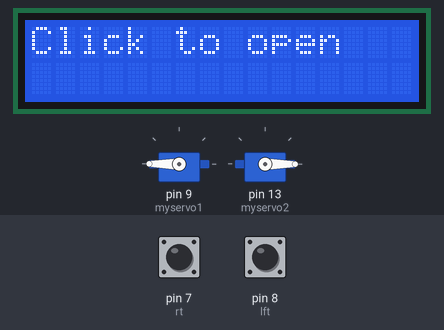
Bench run of a sketch on a simulated Arduino Uno, built with avr-gcc and run on an emulated ATmega328P. Parts: 16×2 character LCD, 2 × servo. Inputs (shaded band) come from the test bench; at power-on: pin 7 (rt) HIGH, pin 8 (lft) HIGH.

Above: at 1.2 s.
1.3 s: pin 7 (rt) pulled LOW for 0.15 s
At 1.9 s:
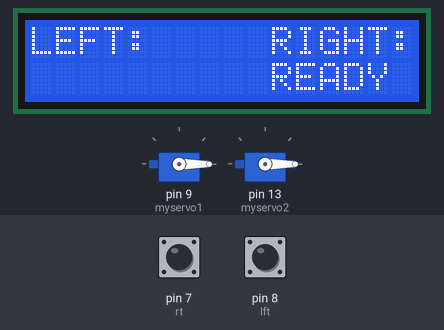
2.9 s: pin 8 (lft) pulled LOW for 0.15 s
At 3.7 s:
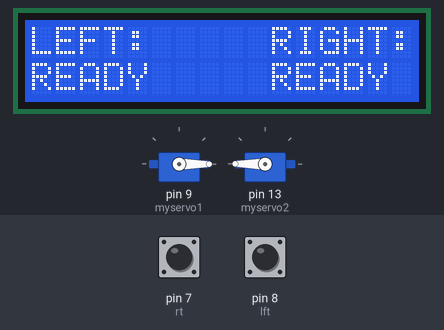
6.0 s: pin 7 (rt) pulled LOW for 3.2 s
At 9.8 s:
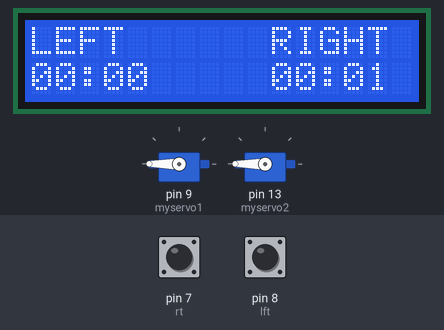
12.2 s: pin 8 (lft) pulled LOW for 1 s
At 13.8 s:
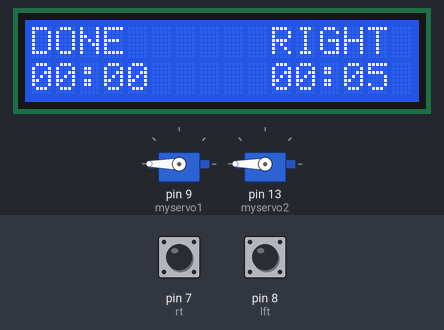
16.2 s: pin 7 (rt) pulled LOW for 1 s
At 16.9 s:
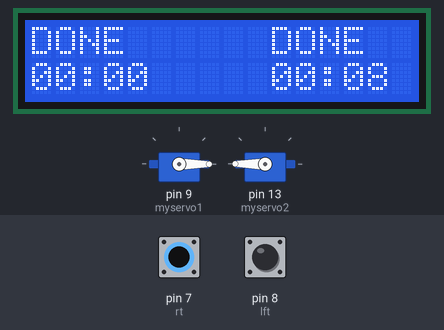
Timing chart, 0 to 19.2 s (numbered marks = the images above; inputs shaded):
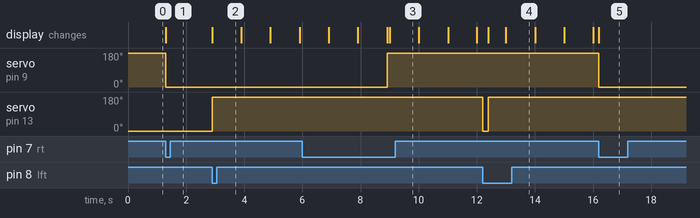

The sketch:

HackGT.ino
```cpp
/*
HackGT 9 Code
*/

// include the library code:
#include <LiquidCrystal.h>
#include <Servo.h>
// initialize the library by associating any needed LCD interface pin
// with the arduino pin number it is connected to
const int rs = 12, en = 11, d4 = 5, d5 = 4, d6 = 3, d7 = 2, lft = 8, rt = 7;
LiquidCrystal lcd(rs, en, d4, d5, d6, d7);
Servo myservo1;
Servo myservo2;

void setup() {
  // set up the LCD's number of columns and rows:
  lcd.begin(16, 2);
  pinMode(lft, INPUT_PULLUP);                 //Setup button pins
  pinMode(rt, INPUT_PULLUP);
  myservo1.attach(9);                        //Setup Servo pins
  myservo1.write(180);
  myservo2.attach(13);
  myservo2.write(0);
  lcd.setCursor(0,0);                         //Prints opening message when arduino is powered
  lcd.print("Click to open");
}

void loop() {
  boolean rightClicked;                       //Variables right and left Clicked
  boolean leftClicked;                        //tell when to read buttons based on if button already clicked
  startPage(rightClicked, leftClicked);       //calls start page method which prints to lcd
}


void startPage(boolean rightClicked, boolean leftClicked) {
                                              //If either button is clicked, executes if block
  if(digitalRead(rt) == 0 || digitalRead(lft) == 0) {
    rightClicked = (digitalRead(rt) == 0);    //determines whether the right button was clicked
    leftClicked = !rightClicked;              //if right was clicked, right was not clicked (practically for speed of transmission)
    lcd.clear();                              //clears display
    lcd.print("LEFT:");                       //following lines set display
    lcd.setCursor(10,0);
    lcd.print("RIGHT:");
    if(rightClicked) {                        //if right was clicked, prints 'ready' under right
      myservo1.write(0);
      lcd.setCursor(10,1);
      lcd.print("READY");
    } else {                                  //if left was clicked, 'ready under left
      lcd.setCursor(0,1);
      lcd.print("READY");
      myservo2.write(180);
    }
    readyPage(rightClicked, leftClicked);     //calls to ready page with values of left and right clicked
  }
}
void readyPage(boolean rightClicked, boolean leftClicked) {
 while(true) {                                //infinite loop checks for left to be clicked
  if(rightClicked) {
     if (digitalRead(lft) == 0) {
          lcd.setCursor(0,1);                 //prints 'ready'
          lcd.print("READY");
          myservo2.write(180);
          break;                              //moves motor to open position
     }
   } else {
     if (digitalRead(rt) == 0) {              //checks for right to be clicked
          lcd.setCursor(10,1);
          lcd.print("READY");                 //prints 'ready'
          myservo1.write(0);
          break;                              //moves motor to open position

     }
   }
 }
 delay(1000);                                 //delays 1 second before five second countdown
 lcd.setCursor(7,0);
 int n;
 for(n = 5; n >0; n--) {
  lcd.print(n);
  lcd.setCursor(7,0);
  delay(1000);
 }                                            //five second count down complete
lcd.clear();
lcd.setCursor(0,0);                           //clears and prints 'click when ready'
lcd.print("CLICK WHEN READY");

int num = 0;                                  //variable checks to see how many of right and left have been clicked
int inicior = 0;                              //initial timestamp when right clicked
int iniciol = 0;                              //initial timestamp when left clicked
int tiempor;                                  //incremented time for right clock
int tiempol;                                  //incremented time for left clock
boolean rc = false;                           //tells whether right has been clicked
boolean lc = false;                           //tells whether left has been clicked
boolean rightDone = false;
boolean leftDone = false;
while(true) {
  tiempor = (millis()/1000 - inicior);        //sets the right clock time to current computer time - initial right time
  tiempol = (millis()/1000 - iniciol);        //sets the left clock time to current computer time - initial left time
  if (num == 2) {
    //delay(500);
    if (digitalRead(rt) == 0) {
      rightDone = true;
      lcd.setCursor(10,0);
      lcd.print("DONE ");
      myservo1.write(0);
    }
    if (digitalRead(lft) == 0) {
      leftDone = true;
      lcd.setCursor(0,0);
      lcd.print("DONE ");
      myservo2.write(180);
    }
  }
  if (!rc) {                                  //if right hasn't been clicked
    rc = (digitalRead(rt) == 0);              //set rc to value of (right is clicked)
    if (rc) {                                 //if right was clicked
      num++;                                  //increment number of clicked buttons
      inicior = millis()/1000;                //take the initial timestamp
      myservo1.write(180);                      //close the box
      if (num == 1) {                         //if this was the first button clicked, print header
      printHeader();
      } else {
        delay(200);
      }
    }
  } else {                                    //if right has been clicked already, call rightClock, passing in the right time
    if (!rightDone) {
      rightClock(tiempor);
    }
  }
  if (!lc) {                                  //if left button has not been clicked
    lc = (digitalRead(lft) == 0);             //check if left button is clicked, save this to lc
    if(lc) {
      iniciol = millis()/1000;                //take timestamp at time of left click
      myservo2.write(0);
      num++;                                  //increment number of buttons clicked
      if (num == 1) {                         //if this is the first button clicked print header
      printHeader();
     } else {
      delay(200);
     }
    }
  } else {                                    //if left already clicked, call left clock with left time
    if (!leftDone) {
      leftClock(tiempol);
    }
  }
}
}

void rightClock(int r) {                      //takes current time in
  lcd.setCursor(14,1);                        //bring cursor to right time position, prints value digit by digit
  lcd.print(r % 10);
  lcd.setCursor(13,1);
  lcd.print((r % 60)/10);

  lcd.setCursor(11,1);
  lcd.print((r % 3600)/60);
  lcd.setCursor(10,1);
  lcd.print((r%216000)/3600);
  delay(10);
}
void leftClock(int l) {                       //takes current time in
  lcd.setCursor(4,1);                         //bring cursor to left time position, prints value digit by digit
  lcd.print(l % 10);
  lcd.setCursor(3,1);
  lcd.print((l % 60)/10);

  lcd.setCursor(1,1);
  lcd.print((l % 3600)/60);
  lcd.setCursor(0,1);
  lcd.print((l%216000)/3600);
  delay(10);
}

void printHeader() {                          //Prints the header for the timing page, including the zeros in the clock area to the lcd
  lcd.clear();
  lcd.setCursor(0,0);
  lcd.print("LEFT");
  lcd.setCursor(0,1);
  lcd.print("00:00");
  lcd.setCursor(10,0);
  lcd.print("RIGHT");
  lcd.setCursor(10,1);
  lcd.print("00:00");
  delay(10);
}
```

Measured:
- after the input at 1.3 s, servo on pin 9 (myservo1): 180° → 0° at once; the display: changes at once (image 1)
- after the input at 2.9 s, servo on pin 13 (myservo2): 0° → 180° at once; the display: changes at once (image 2)
- after the input at 6.0 s, servo on pin 9 (myservo1): 0° → 180° after 2.9 s; the display: first differs from a run without the input after 2.9 s (image 3 shows a later state)
- after the input at 12.2 s, servo on pin 13 (myservo2): 180° → 0° at once, → 180° 0.20 s later; the display: first changes after 0.20 s (image 4 shows a later state)
- after the input at 16.2 s, servo on pin 9 (myservo1): 180° → 0° at once; the display: changes at once (image 5)
